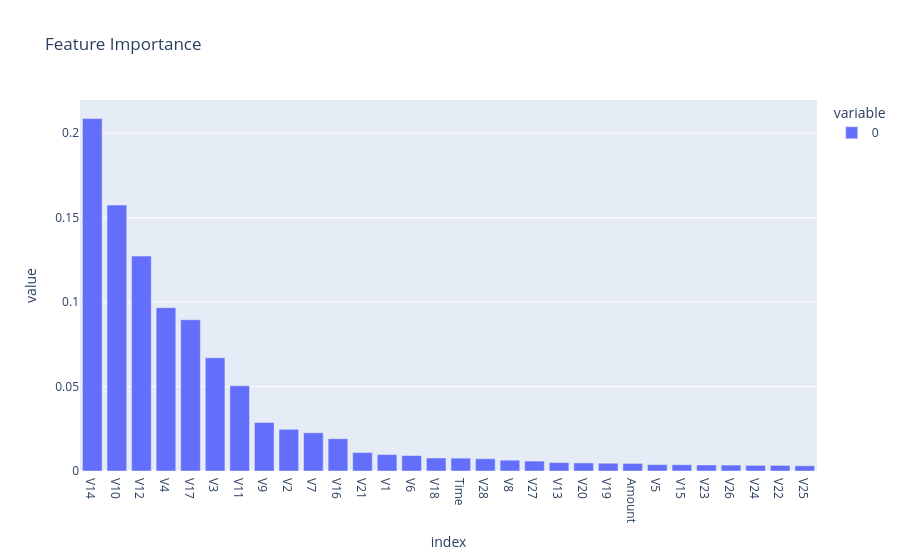

Notebook code for this chart:
### Code cell
feat_imp = pd.Series(rf.feature_importances_, index=X.columns) #tells us all the important categoires model used for prediction
fig = px.bar(feat_imp.sort_values(ascending=False), title='Feature Importance')
fig.show()

### Figure 1 — Plotly figure (JSON) as saved in the notebook; plotly's stock layout.template omitted (floating-point values rounded to 4 significant figures)
{"data": [{"hovertemplate": "variable=0<br>index=%{x}<br>value=%{y}<extra></extra>", "legendgroup": "0", "marker": {"color": "#636efa", "pattern": {"shape": ""}}, "name": "0", "orientation": "v", "showlegend": true, "textposition": "auto", "type": "bar", "x": ["V14", "V10", "V12", "V4", "V17", "V3", "V11", "V9", "V2", "V7", "V16", "V21", "V1", "V6", "V18", "Time", "V28", "V8", "V27", "V13", "V20", "V19", "Amount", "V5", "V15", "V23", "V26", "V24", "V22", "V25"], "xaxis": "x", "y": [0.2087, 0.1574, 0.1272, 0.09669, 0.08954, 0.06707, 0.05049, 0.02873, 0.0247, 0.02262, 0.01908, 0.01091, 0.009721, 0.009134, 0.007698, 0.007598, 0.007267, 0.0064, 0.005881, 0.004983, 0.004777, 0.004602, 0.004487, 0.003786, 0.003707, 0.003572, 0.003501, 0.003335, 0.003309, 0.003074], "yaxis": "y"}], "layout": {"barmode": "relative", "legend": {"title": {"text": "variable"}, "tracegroupgap": 0}, "title": {"text": "Feature Importance"}, "xaxis": {"anchor": "y", "domain": [0, 1], "title": {"text": "index"}}, "yaxis": {"anchor": "x", "domain": [0, 1], "title": {"text": "value"}}}}
